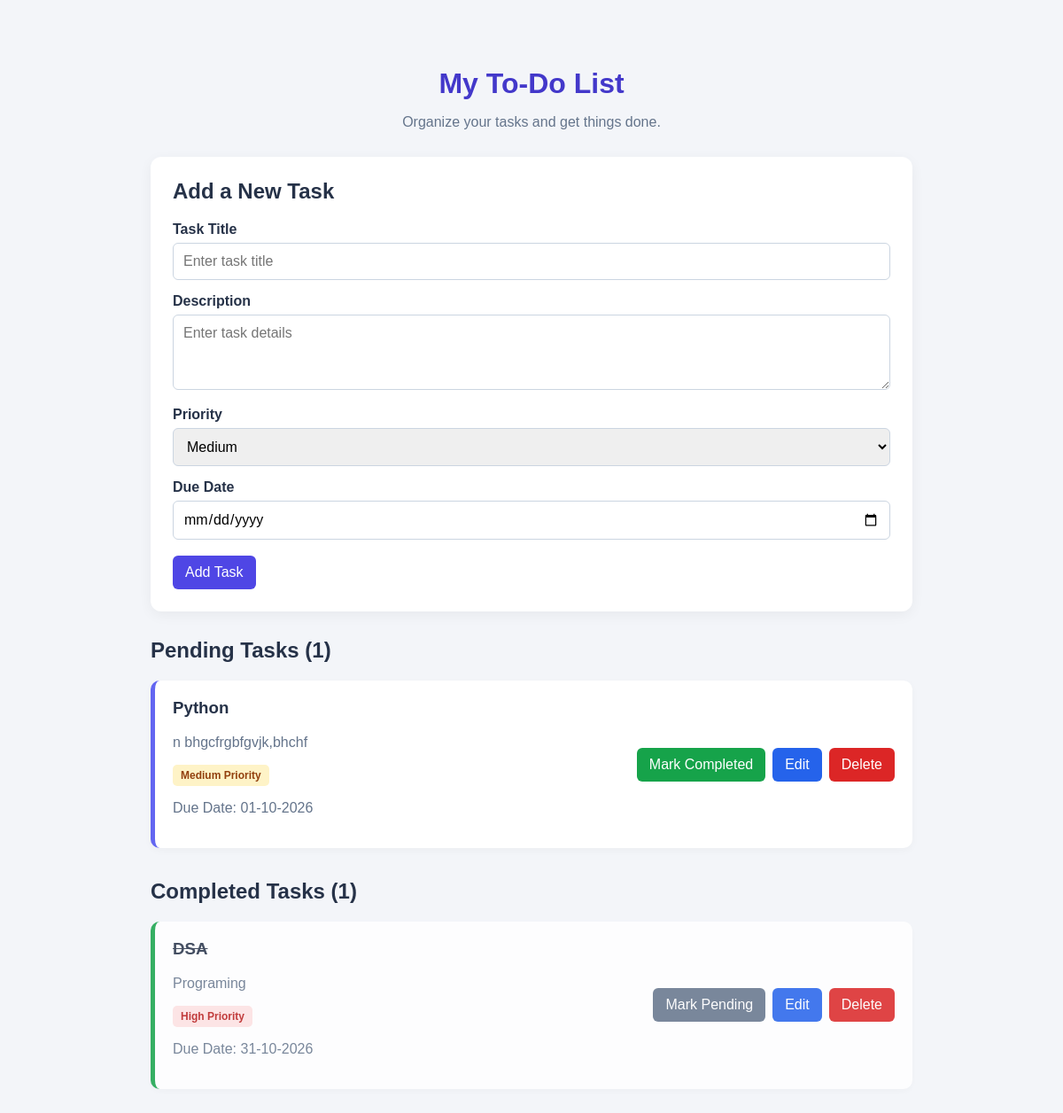
The page / on the database its author committed.
### Todo_app/app.py (models this page shows)
class Task(db.Model):
    id = db.Column(db.Integer, primary_key=True)
    title = db.Column(db.String(150), nullable=False)
    description = db.Column(db.String(300))
    priority = db.Column(db.String(20), nullable=False, default="Medium")
    is_completed = db.Column(db.Boolean, default=False, nullable=False)
    due_date = db.Column(db.Date, nullable=True)

### Todo_app/app.py (the view)
@app.route("/")
def index():
    pending_tasks = Task.query.filter_by(
        is_completed=False
    ).order_by(Task.due_date.asc()).all()
    completed_tasks = Task.query.filter_by(
        is_completed=True
    ).order_by(Task.id.desc()).all()
    return render_template(
        "index.html",
        pending_tasks=pending_tasks,
        completed_tasks=completed_tasks
    )

### Todo_app/templates/index.html (shortened to what this page needs)
<!DOCTYPE html>
<html lang="en">
<head>
    <link rel="stylesheet"
          href="{{ url_for('static', filename='style.css') }}">
</head>
<body>
    <div class="container">
        <header>
            <h1>My To-Do List</h1>
            <p>Organize your tasks and get things done.</p>
        </header>
        <section class="panel">
            <h2>Add a New Task</h2>
            <form action="{{ url_for('add') }}" method="POST">
                <label for="title">Task Title</label>
                <input type="text" id="title" name="title"
                       maxlength="150" required
                       placeholder="Enter task title">
                <label for="description">Description</label>
                <textarea id="description" name="description"
                          maxlength="300"
                          placeholder="Enter task details"></textarea>
                <label for="priority">Priority</label>
                <select id="priority" name="priority" required>
                    <option value="Medium" selected>Medium</option>
                </select>
                <label for="due_date">Due Date</label>
                <input type="date" id="due_date" name="due_date">
                <button type="submit">Add Task</button>
            </form>
        </section>
        <section class="task-section">
            <h2>Pending Tasks ({{ pending_tasks|length }})</h2>
            {% for task in pending_tasks %}
                <article class="task-card">
                    <div class="task-info">
                        <h3>{{ task.title }}</h3>
                        <p>{{ task.description or "No description" }}</p>
                        <span class="priority {{ task.priority|lower }}">
                            {{ task.priority }} Priority
                        </span>
                        <p>
                            Due Date:
                            {{ task.due_date.strftime('%d-%m-%Y')
                               if task.due_date else "Not set" }}
                        </p>
                    </div>
                    <div class="actions">
                        <a class="button complete"
                           href="{{ url_for('toggle', id=task.id) }}">
                            Mark Completed
                        </a>
                        <a class="button edit"
                           href="{{ url_for('edit', id=task.id) }}">
                            Edit
                        </a>
                        <form action="{{ url_for('delete', id=task.id) }}"
                              method="POST"
                              onsubmit="return confirm('Delete this task?');">
                            <button class="delete" type="submit">
                                Delete
                            </button>
                        </form>
                    </div>
                </article>
            {% else %}
                <p class="empty">No pending tasks. You're all caught up!</p>
            {% endfor %}
        </section>
        <section class="task-section">
            <h2>Completed Tasks ({{ completed_tasks|length }})</h2>
            {% for task in completed_tasks %}
                <article class="task-card completed-card">
                    <div class="task-info">
                        <h3>{{ task.title }}</h3>
                        <p>{{ task.description or "No description" }}</p>
                        <span class="priority {{ task.priority|lower }}">
                            {{ task.priority }} Priority
                        </span>
                        <p>
                            Due Date:
                            {{ task.due_date.strftime('%d-%m-%Y')
                               if task.due_date else "Not set" }}
                        </p>
                    </div>
                    <div class="actions">
                        <a class="button pending"
                           href="{{ url_for('toggle', id=task.id) }}">
                            Mark Pending
                        </a>
                        <a class="button edit"
                           href="{{ url_for('edit', id=task.id) }}">
                            Edit
                        </a>
                        <form action="{{ url_for('delete', id=task.id) }}"
                              method="POST"
                              onsubmit="return confirm('Delete this task?');">
                            <button class="delete" type="submit">
                                Delete
                            </button>
                        </form>
                    </div>
                </article>
            {% else %}
                <p class="empty">No completed tasks yet.</p>
            {% endfor %}
        </section>
    </div>
</body>
</html>

### Todo_app/static/style.css (style rules this page uses)
* { box-sizing: border-box; }
body { margin: 0; font-family: Arial, sans-serif; background: #f3f5f9; color: #263248; }
.container { max-width: 900px; margin: 35px auto; padding: 20px; }
header { text-align: center; margin-bottom: 30px; }
header h1 { color: #4338ca; margin-bottom: 8px; }
header p { color: #64748b; }
.panel { background: white; padding: 25px; border-radius: 12px; box-shadow: 0 4px 15px #0000000d; margin-bottom: 30px; }
h2 { margin-top: 0; }
label { display: block; margin: 15px 0 6px; font-weight: bold; }
input, textarea, select { width: 100%; padding: 11px; border: 1px solid #cbd5e1; border-radius: 6px; font: inherit; }
textarea { min-height: 85px; resize: vertical; }
button, .button { display: inline-block; border: none; border-radius: 6px; padding: 10px 14px; color: white; background: #4f46e5; text-decoration: none; font: inherit; cursor: pointer; text-align: center; }
button[type="submit"] { margin-top: 18px; }
.task-section { margin-bottom: 35px; }
.task-card { display: flex; justify-content: space-between; align-items: center; gap: 20px; background: white; border-radius: 10px; padding: 20px; margin: 15px 0; border-left: 5px solid #6366f1; box-shadow: 0 3px 10px #00000008; }
.task-info { min-width: 0; overflow-wrap: anywhere; }
.task-info h3 { margin-top: 0; }
.task-info p { color: #64748b; }
.priority { display: inline-block; padding: 5px 9px; border-radius: 5px; font-size: 12px; font-weight: bold; }
.high { background: #fee2e2; color: #b91c1c; }
.medium { background: #fef3c7; color: #92400e; }
.actions { display: flex; flex-wrap: wrap; align-items: center; gap: 8px; flex-shrink: 0; }
.actions form { margin: 0; }
.actions button { margin: 0; }
.complete { background: #16a34a; }
.pending { background: #64748b; }
.edit { background: #2563eb; }
.delete { background: #dc2626; }
.completed-card { border-left-color: #16a34a; opacity: 0.85; }
.completed-card h3 { text-decoration: line-through; }

### rows shown on the page
Task: title "Python", description "n bhgcfrgbfgvjk,bhchf", priority "Medium", due_date "01-10-2026"
Task: title "DSA", description "Programing", priority "High", due_date "31-10-2026"

### other values the page prints
{{ pending_tasks|length }} "1"
{{ completed_tasks|length }} "1"
